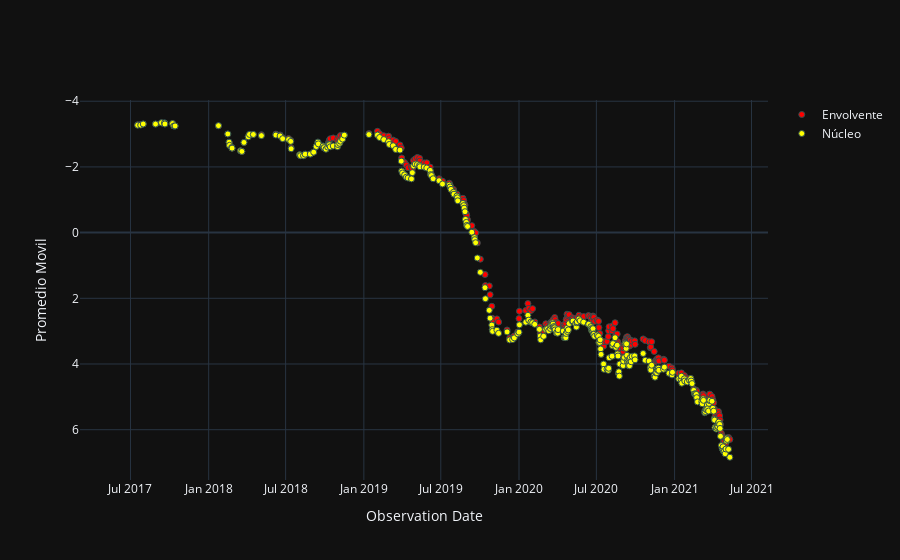

The code cell stored with this chart in its notebook:
### Markdown cell above
# Comparación de las curvas de luz

### Code cell
# Gráfica de lus promediada
labels = {'obs_date':'Observation Date','magnitud_reducida':'Magnitude reduced'}
fig = go.Figure()
fig.add_trace(go.Scatter(x=curva_de_luz_externa_df.obs_date, y=curva_de_luz_externa_df.promedio_movil, mode='markers', name='Envolvente', marker=dict(color='red', line=dict(width=1, color='DarkSlateGrey'))))
fig.add_trace(go.Scatter(x=curva_de_luz_interna_df.obs_date, y=curva_de_luz_interna_df.promedio_movil, mode='markers', name='Núcleo', marker=dict(color='yellow', line=dict(width=1, color='DarkSlateGrey'))))
fig.update_layout(template='plotly_dark')
fig.update_yaxes(autorange="reversed")
fig.update_layout(template='plotly_dark', xaxis_title='Observation Date', yaxis_title='Promedio Movil')
fig.show()

### Figure 1 — Plotly figure (JSON) as saved in the notebook; plotly's stock layout.template omitted (floating-point values rounded to 4 significant figures; data arrays with more than 128 entries replaced by an {"elided": "..."} marker saying what was removed)
{"data": [{"marker": {"color": "red", "line": {"color": "DarkSlateGrey", "width": 1}}, "mode": "markers", "name": "Envolvente", "type": "scatter", "x": {"elided": "310 str values"}, "y": {"elided": "310 float values"}}, {"marker": {"color": "yellow", "line": {"color": "DarkSlateGrey", "width": 1}}, "mode": "markers", "name": "Núcleo", "type": "scatter", "x": {"elided": "310 str values"}, "y": {"elided": "310 float values"}}], "layout": {"xaxis": {"title": {"text": "Observation Date"}}, "yaxis": {"autorange": "reversed", "title": {"text": "Promedio Movil"}}}}
